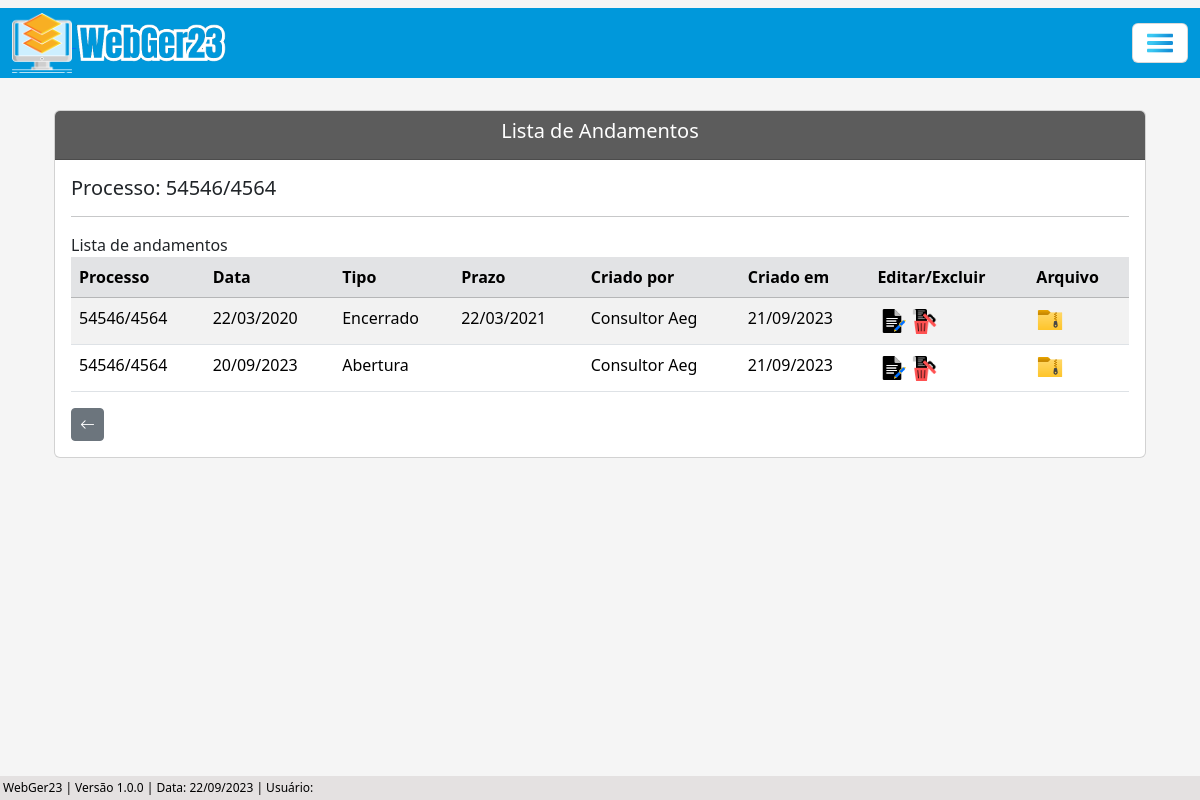
Screenshot of /listar/andamento-adm/16 with the database file from the repository.
### processo/models.py (models this page shows, shortened)
class Base(models.Model): # Classe base, será herdada pelas outras classes
    data_criacao = models.DateField('data_criação', auto_now_add=True)
    data_alteracao = models.DateField('Alterado', auto_now=True)
    ativo = models.BooleanField('Ativo?', default=True)
    class Meta:
        abstract = True

class ProcessoAdm(Base):
    tipo_pessoas = (
        ('Física', 'Física'), ('Jurídica', 'Jurídica'),
    )
    criador_processo_adm = models.ForeignKey(get_user_model(), verbose_name='Usuário Criador', on_delete=models.CASCADE) # Usuário que criou o processo, utilizando chave primária com o get_user_model do django, para utilizar o usuário logado automaticamente
    numero = models.CharField(unique=True, verbose_name='N°', max_length=10) # Número do processo
    municipio = models.CharField(max_length=50, verbose_name='Município') # Município
    uf = models.CharField(max_length=2) # UF
    data_inicial = models.DateField(blank=True, null=True) # Data Inicial do Período do processo
    data_final = models.DateField(blank=True, null=True) # Data final do Período do processo
    data_div_ativa = models.DateField(blank=True, null=True) # Data dívida ativa
    valor_atributo = models.CharField(max_length=14, blank=True, null=True)  # Valor do atributo
    valor_multa = models.CharField(max_length=14, blank=True, null=True) # Valor da multa
    valor_credito = models.CharField(max_length=14, blank=True, null=True) # Valor do crédito
    valor_atualizado = models.CharField(max_length=14, blank=True, null=True) # Valor do atualizado
    data_valor_atualizado = models.DateField(blank=True, null=True) # Data valor atualizado
    nome_contribuinte = models.CharField(max_length=50)  # Nome / Razão Social
    tipo_pessoa = models.CharField(max_length=50, choices=tipo_pessoas) # Física / Jurídica
    documento = models.CharField(max_length=20, verbose_name='CPF/CNPJ', unique=True) # CPF / CNPJ
    nome_fantasia = models.CharField(max_length=50, blank=True, null=True) # Nome Fantasia
    email = models.EmailField(max_length=50, blank=True, null=True) # E-mail
    endereco = models.CharField(max_length=150) # Rua
    complemento = models.CharField(max_length=50, blank=True, null=True) # Complemento
    municipio_contribuinte = models.CharField(max_length=50, blank=True, null=True) # Município Contribuinte
    uf_contribuinte = models.CharField(max_length=2, verbose_name='UF', blank=True, null=True) # UF Contribuinte
    cep = models.CharField(max_length=10, blank=True, null=True) # CEP
    telefone = models.CharField(max_length=20, blank=True, null=True) # Telefone
    celular = models.CharField(max_length=20, blank=True, null=True) # Celular
    def __str__(self):
        return f'{self.numero}'

class AndamentoAdm(Base):
    andamentos = (
    ('Abertura', 'Abertura'), ('Parecer Fiscal', 'Parecer Fiscal'), ('Decisão 1ª Instância', 'Decisão 1ª Instância'), ('Suspenso Para Fiscalização Futura', 'Suspenso Para Fiscalização Futura'), ('Auto de Infração e Termo de Intimação - AITI.', 'Auto de Infração e Termo de Intimação - AITI.'), ('Termo de Intimação Fiscal - TIF.-tif.', 'Termo de Intimação Fiscal - TIF.'), ('Decisão de 2ª Instância', 'Decisão de 2ª Instância'), ('Cobrança de Documentação', 'Cobrança de Documentação'), ('Recurso Voluntário', 'Recurso Voluntário'), ('Fim do Contrato com a Assessoria', 'Fim do Contrato com a Assessoria'), ('Manifestação', 'Manifestação'), ('Recebimento do AR', 'Recebimento do AR'), ('Despacho', 'Despacho'), ('Aguardando Pagamento', 'Aguardando Pagamento'), ('Apresentação de Documentação para Análise', 'Apresentação de Documentação para Análise'), ('Aguardando AR', 'Aguardando AR'), ('Ofício', 'Ofício'), ('Revelia', 'Revelia'), ('Execução', 'Execução'), ('Confissão de Dívida (Parcelamento)', 'Confissão de Dívida (Parcelamento)'), ('Reenvio de Documento', 'Reenvio de Documento'), ('Parecer Juridico', 'Parecer Juridico'), ('Certidão', 'Certidão'), ('Encaminhado', 'Encaminhado'), ('Encerrado', 'Encerrado'),
    )
    situacao = (
        ('Sem Pagamento', 'Sem Pagamento'), ('Com Pagamento', 'Com Pagamento'),
    )
    criador_andamento_adm = models.ForeignKey(get_user_model(), verbose_name='Usuário Criador', on_delete=models.CASCADE)
    processo = models.ForeignKey(ProcessoAdm, on_delete=models.CASCADE) # Relacionamento 'One to Many' (um para muitos)
    data_andamento = models.DateField(verbose_name='Data do Andamento')
    andamento = models.CharField(max_length=100, choices=andamentos, verbose_name='Andamento') # Utiliza choices(escolhas) para selecionar o andamento
    situacao_pagamento = models.CharField(max_length=100, choices=situacao, blank=True, null=True)
    valor_pago = models.CharField(max_length=14, blank=True, null=True)
    data_prazo = models.DateField(blank=True, null=True)
    funcionario = models.CharField(max_length=50, blank=True, null=True)
    data_recebimento = models.DateField(blank=True, null=True)
    complemento = models.CharField(max_length=150, blank=True, null=True)
    arquivo_1 = models.FileField(upload_to='Arquivo/', verbose_name='Arquivo', blank=True)
    arquivo_2 = models.FileField(upload_to='Arquivo/', verbose_name='Arquivo', blank=True)
    arquivo_3 = models.FileField(upload_to='Arquivo/', verbose_name='Arquivo', blank=True)

### processo/views.py (the view)
# urls.py: path('listar/andamento-adm/<int:pk>', AndamentoAdmList.as_view(), name='andamento-adm-list'),
class AndamentoAdmList(ListView):
    model = ProcessoAdm
    template_name = 'processos/lists/andamento_adm_list.html'
    def get_queryset(self):
        pk_processo = self.kwargs.get('pk') # Pega a pk(primary key) da URL, pk do processo
        processo = ProcessoAdm.objects.get(pk=pk_processo)  # Pega o processo que possui a pk recebida (pk é a primary key do processo)
        andamentos = processo.andamentoadm_set.all()  # Pega todos os atributos do andamento
        return andamentos
    def get_context_data(self, **kwargs):
        processo_pk = self.kwargs.get('pk') # Pega a PK do processo através da URL
        context = super().get_context_data(**kwargs)
        context['dados_processo'] = ProcessoAdm.objects.filter(pk=processo_pk) # Filtra os dados do processo através da pk
        return context

### processo/templates/processos/lists/andamento_adm_list.html (shortened to what this page needs)
{% extends 'index.html' %}
{% load static %}
{% block conteudo %}
    <div class="container p-4">
        <div class="card">
            <div class="card-header text-white" style="background-color: #5c5c5c;">
                    <h5 style="text-align: center;">Lista de Andamentos</h5>
            </div>
            <div class="card-body">
                {% for atributo in dados_processo %}
                    <h5>Processo: {{ atributo.numero }}</h5>
                {% endfor %}
                <hr>
                Lista de andamentos
                <div class="table-responsive">
                    <table class="table table-striped" id="tabela-listar-andamento">
                        <thead>
                            <tr class="table-secondary">
                                <th>Processo</th>
                                <th>Data</th>
                                <th>Tipo</th>
                                <th>Prazo</th>
                                <th>Criado por</th>
                                <th>Criado em</th>
                                <th>Editar/Excluir</th>
                                <th>Arquivo</th>
                            </tr>
                        </thead>
                        <tbody>
                            {% for andamento in object_list %}
                            <tr>
                                <td>{{ andamento.processo }}</td>
                                <td>{{ andamento.data_andamento|date:"d/m/Y" }}</td>
                                <td>{{ andamento.andamento }}</td>
                                {% if andamento.data_prazo == Null %}
                                <td></td>
                                {% else %}
                                <td>{{ andamento.data_prazo|date:"d/m/Y" }}</td>
                                {% endif%}
                                <td>{{ andamento.criador_andamento_adm.get_full_name }}</td>
                                <td>{{ andamento.data_criacao|date:"d/m/Y" }}</td>
                                <td>
                                    <a href="{% url 'andamento-adm-update' andamento.pk %}"><img src="{% static 'img/editar.png' %}" width="30"></a>
                                    <a href="{% url 'andamento-adm-delete' andamento.pk %}"><img src="{% static 'img/excluir.png' %}" width="25"></a>
                                </td>
                                <td>
                                    <a href="{% url 'arquivo-andamento-adm-list' andamento.pk %}"><img src="{% static 'img/arquivo.png' %}" width="28"></a>
                                </td>
                            </tr>
                            {% endfor %}
                        </tbody>
                    </table>
                    <a href="{% url 'proc-adm-list' %}" class="btn btn-secondary btn-sm"><i class="bi bi-arrow-left" style="font-size: 15px;"></i></a>
                </div>
            </div>
        </div>
    </div>
    <br>
{% endblock %}

### core/static/css/estilos.css (style rules this page uses)
body { background-color: whitesmoke; margin: 0; padding: 0; display: flex; flex-direction: column; min-height: 100vh; position: relative; }

### rows the page displays
ProcessoAdm: numero "54546/4564"
AndamentoAdm: processo "54546/4564", data_andamento "22/03/2020", andamento "Encerrado", data_prazo "22/03/2021", criador_andamento_adm.get_full_name "Consultor Aeg", data_criacao "21/09/2023"
AndamentoAdm: processo "54546/4564", data_andamento "20/09/2023", andamento "Abertura", criador_andamento_adm.get_full_name "Consultor Aeg", data_criacao "21/09/2023"
